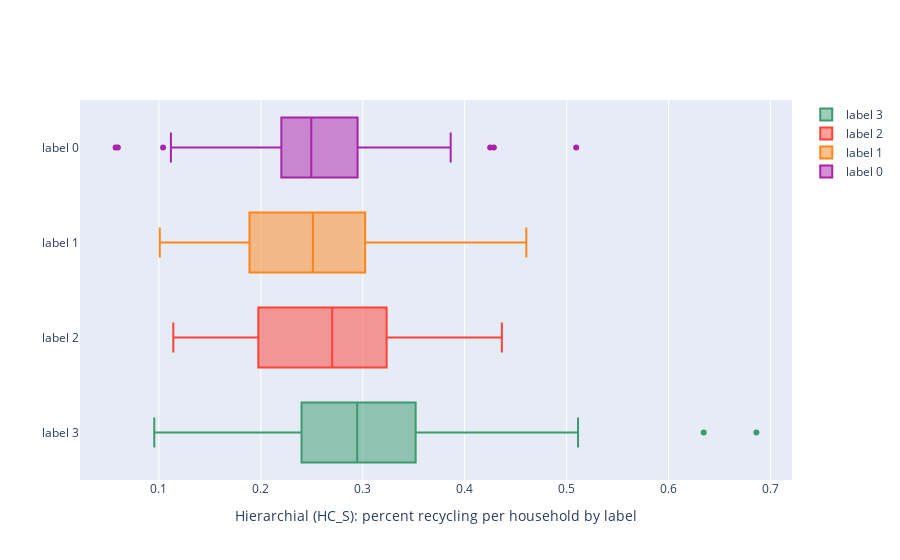

Notebook code for this chart:
### Code cell
layout = Layout(
    boxgap=0.1,
    height = 600
)
fig = go.Figure(layout=layout)



fig.add_trace(go.Box(
    x=hc_s_label3['%recycle/hh'],
    name='label 3',
    marker_color='#3D9970'
))
fig.add_trace(go.Box(
    x=hc_s_label2['%recycle/hh'],
    name='label 2',
    marker_color='#FF4136'
))
fig.add_trace(go.Box(
    x=hc_s_label1['%recycle/hh'],
    name='label 1',
    marker_color='#FF851B'
))
fig.add_trace(go.Box(
    x=hc_s_label0['%recycle/hh'],
    name='label 0',
    marker_color='#AA22AA'
))

fig.update_layout(
    xaxis=dict(title='Hierarchial (HC_S): percent recycling per household by label', zeroline=False),
    boxmode='overlay'
)

fig.update_traces(orientation='h') # horizontal box plots

fig.show()
